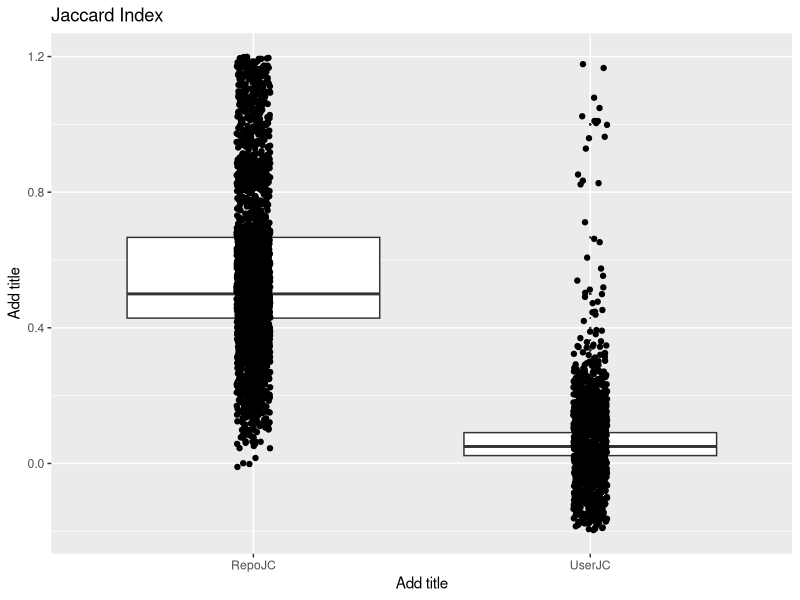
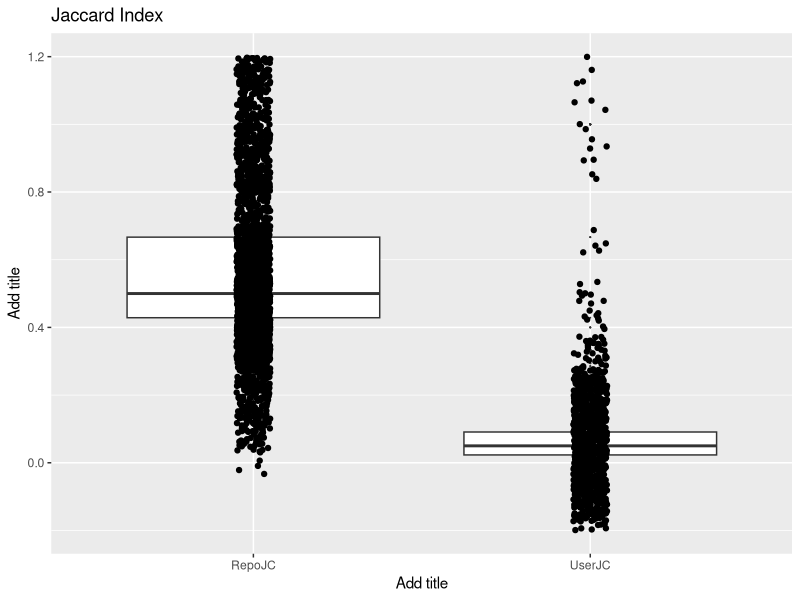

Source code (R) for these figures, in order:
library(ggplot2)
library(dplyr)

dat_tbl = tbl_df(read.table("forPlot_fig2.tab",header=TRUE))

ggplot(dat_tbl,aes(Class,JaccardIndex))+geom_boxplot(outlier.size = 0)+geom_jitter(width=0.05,height=0.2)+ggtitle("Jaccard Index")+xlab("Add title")+ylab("Add title")
ggsave("Fig2.png")
